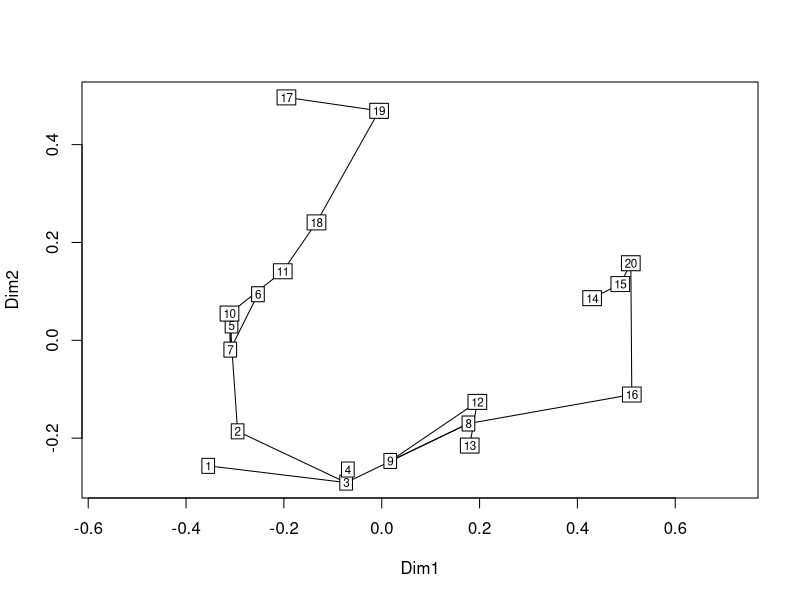
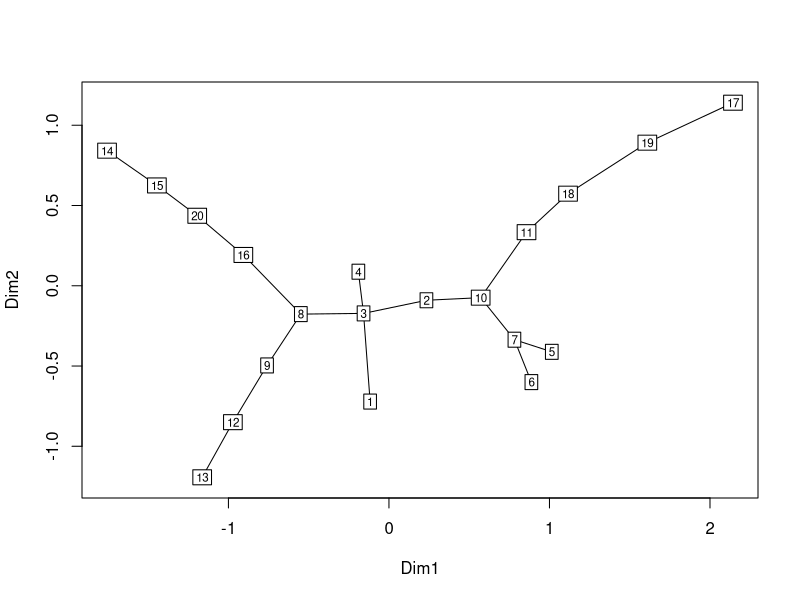
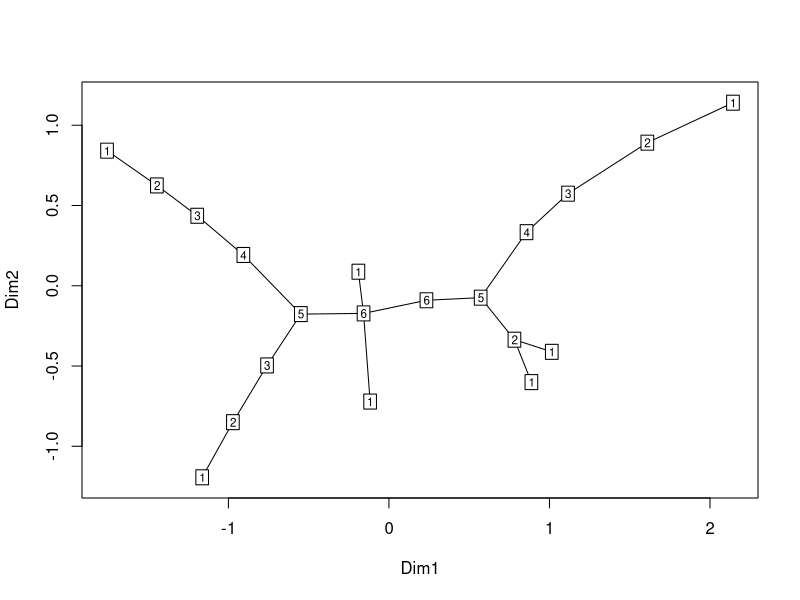
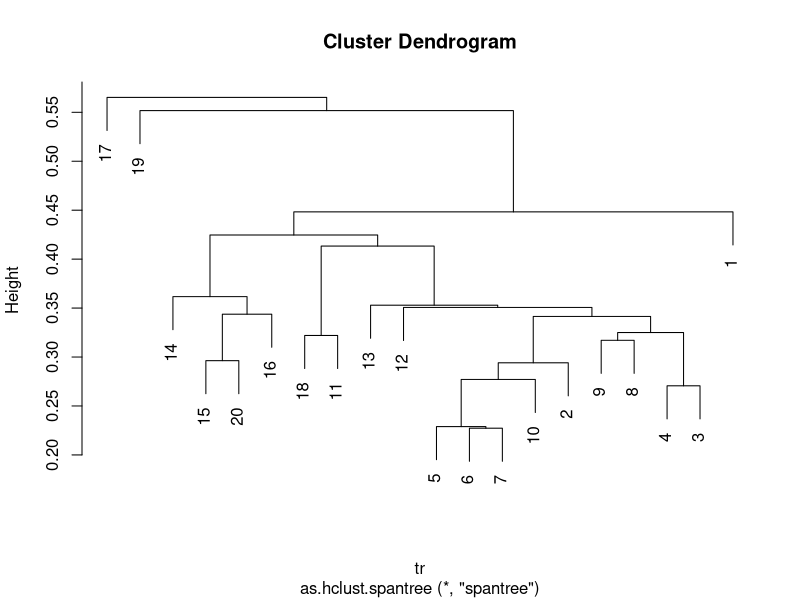
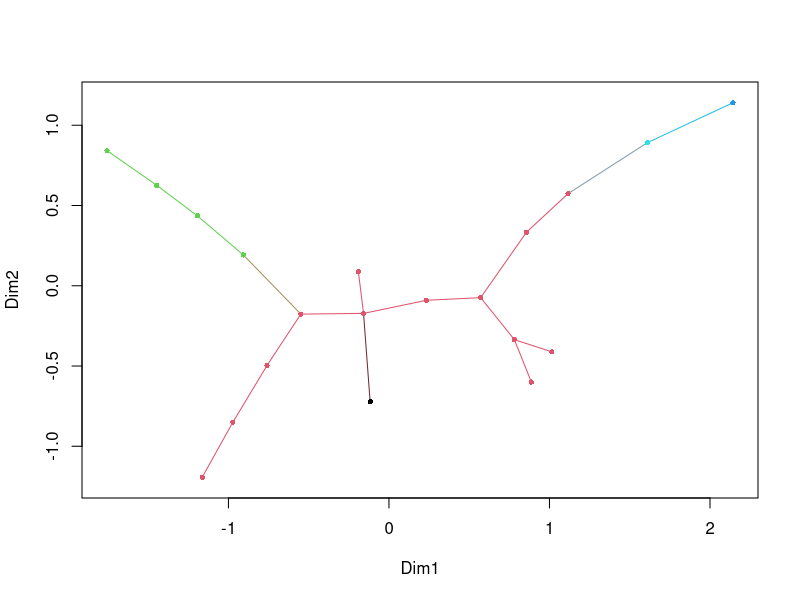

Generate these figures, in order, with R:
library(vegan)


### Name: spantree
### Title: Minimum Spanning Tree
### Aliases: spantree cophenetic.spantree as.hclust.spantree plot.spantree
###   lines.spantree spandepth
### Keywords: multivariate

### ** Examples

data(dune)
dis <- vegdist(dune)
tr <- spantree(dis)
## Add tree to a metric scaling
plot(tr, cmdscale(dis), type = "t")
## Find a configuration to display the tree neatly
plot(tr, type = "t")
## Depths of nodes
depths <- spandepth(tr)
plot(tr, type = "t", label = depths)
## Plot as a dendrogram
cl <- as.hclust(tr)
plot(cl)
## cut hclust tree to classes and show in colours in spantree
plot(tr, col = cutree(cl, 5), pch=16)
